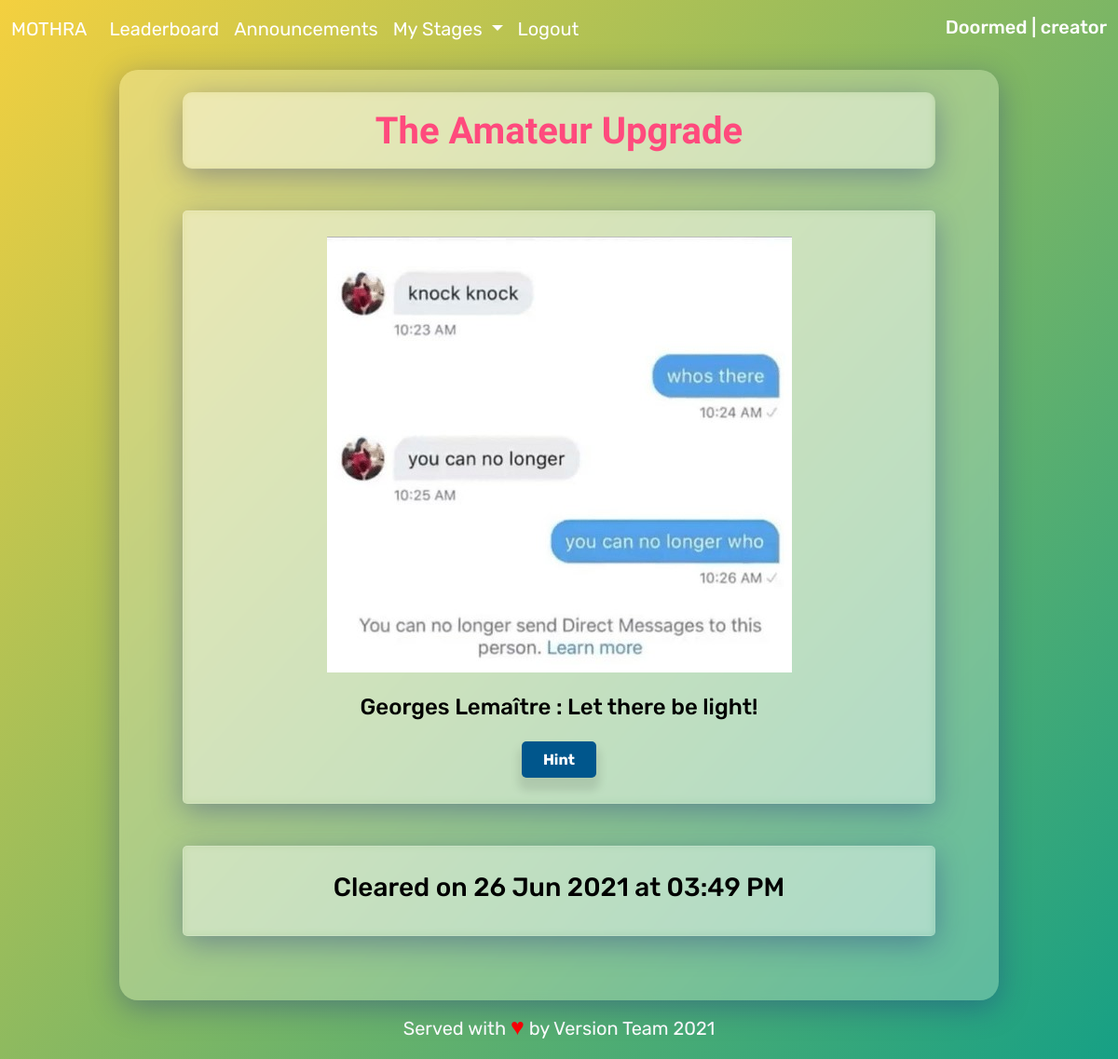
Page /amateur (signed in) on the committed database.
### mothra/models.py (models this page shows, shortened)
class User(db.Model, UserMixin):
    id = db.Column(db.Integer, primary_key = True)
    college_id = db.Column(db.String(64), unique=True, index=True)
    teamname = db.Column(db.String(64), unique=True, index=True)
    password_hash = db.Column(db.String(128))
    user_type=db.Column(db.String(128), default='Mothra')
    level = db.Column(db.Integer, default=0)
    upgrade_time = db.Column(db.DateTime)

class Stats(db.Model):
    id = db.Column(db.Integer, primary_key = True)
    uid = db.Column(db.Integer, db.ForeignKey('user.id'), nullable=False)
    level = db.Column(db.Integer, nullable=False)
    uptime = db.Column(db.DateTime, nullable=False)
    user = db.relationship("User", backref="stats", lazy=True)

### mothra/challenges/views.py (the view, shortened to what this page needs)
@challenges.route('/amateur', methods=['GET', 'POST'])
@login_required
def amateur():
    if current_user.level<2:
        abort(403)
    elif current_user.level>2 and current_user.user_type!="Godzilla":
        stats=Stats.query.filter_by(level=3, uid=current_user.id).first()
        return render_template('challenges/chal_3.html', stats=stats)

### mothra/models.py (called while the page is built)
@login_manager.user_loader
def load_user(user_id):
    return User.query.get(user_id)

### mothra/views.py (called while the page is built)
@app.context_processor
def inject_level():
    def getlev():
        if current_user.is_authenticated:
            lev=classify[current_user.level]
        else:
            lev=''
        return lev
    def clss():
        return classify[1:current_user.level+2]
    def show():
        return classify
    return dict(getlev=getlev, clss=clss, show=show, time=datetime.now(), start=start, end=end)

### mothra/templates/challenges/chal_3.html (shortened to what this page needs)
{% extends "base.html" %}
{% block head %}
<link rel="stylesheet" href="{{ url_for('static', filename='css/stages.css') }}">
{% endblock %}
{% block content %}
<div class="contain text-center">
  <div class="page-heading">
    <h1 class="head-text">The Amateur Upgrade</h1>
  </div>
  <div class="user-forms">
    <img class="img-fluid" src="{{ url_for('static', filename='img/knock.jpg') }}" alt="">
    <h4 class="content-bottom-text">Georges Lemaître : Let there be light!</h4>
    <div class="text-center">
        <button type="button" class="btn btn-outline-success" data-toggle="modal" data-target="#staticBackdrop">Hint</button>
    </div>
  </div>
<div class="user-forms" style="margin-top:5%;">
{% if current_user.level==2 or current_user.user_type=="Godzilla" %}
    <form method="POST">
      {{ form.hidden_tag() }}
      <div class="row mb-3">
        {{ form.ans.label(class="col-sm-2 col-form-label") }}
        <div class="col-sm-10">
          {{form.ans(class='form-control col-sm-10')  }}
        </div>
      </div>
      <div class="form-group text-center">
          {{ form.submit(class="btn btn-outline-success") }}
      </div>
    </form>
{% else %}
    <div class="text-center">
      <h3>Cleared on {{ stats.uptime.strftime("%d %b %Y at %I:%M %p") }}</h3>
    </div>
{% endif %}
</div>
</div>
{% endblock %}

### mothra/templates/base.html (shortened to what this page needs)
<!DOCTYPE html>
<html lang="en" dir="ltr">
  <head>
    {% block head %}{% endblock %}
    <link href="https://cdn.jsdelivr.net/npm/bootstrap@5.0.1/dist/css/bootstrap.min.css" rel="stylesheet">
    <link rel="stylesheet" href="{{ url_for('static', filename='css/style.css') }}">
  </head>
  <body class="">
    <nav class="navbar navbar-expand-lg navbar-dark sticky-top nav-trans">
      <div class="container-fluid">
        <a class="navbar-brand" href="{{ url_for('index') }}">MOTHRA</a>
        <div class="collapse navbar-collapse" id="navbarTogglerDemo02">
          <ul class="navbar-nav me-auto mb-2 mb-lg-0">
            <li class="nav-item">
              <a class="nav-link active" aria-current="page" href="{{ url_for('leaderboard') }}">Leaderboard</a>
            </li>
            <li class="nav-item">
              <a class="nav-link active" aria-current="page" href="{{ url_for('announcements') }}">Announcements</a>
            </li>
            {% if current_user.is_authenticated %}
            <li class="nav-item dropdown">
              <a class="nav-link dropdown-toggle text-white" href="#" id="navbarScrollingDropdown" role="button" data-bs-toggle="dropdown" aria-expanded="false">
                My Stages
              </a>
            </li>
            <li class="nav-item">
              <a class="nav-link active" aria-current="page" href="{{ url_for('logout') }}">Logout</a>
            </li>
            {% else %}
            <li class="nav-item">
              <a class="nav-link active" aria-current="page" href="{{ url_for('login') }}">Login</a>
            </li>
            {% endif %}
          </ul>
          <div class="d-flex text-white">
            <h5>{{ current_user.teamname }} | {{ getlev() }}</h5>
          </div>
        </div>
      </div>
    </nav>
    <div class="content text-white">
    {% block content %}
    {% endblock %}
    </div>
    <footer class="footer text-center">
        <span class="text-white ">Served with <span style="font-size:125%;color:red;">&hearts;</span> by Version Team 2021</p></span>
    </footer>
  </body>
</html>

### mothra/static/css/stages.css (style rules this page uses)
body { background-repeat: no-repeat; background-attachment: fixed; background-size: cover; }
.contain { background: rgba( 255, 255, 255, 0.25 ) !important; box-shadow: 0 8px 32px 0 rgba( 31, 38, 135, 0.37 ) !important; backdrop-filter: blur( 4px ) !important; -webkit-backdrop-filter: blur( 4px ) !important; border-radius: 20px; background-repeat: no-repeat; background-size: 100%; background-size: cover; padding: 2%; margin: 0 10% 0 10%; }
.user-forms { background: rgba( 255, 255, 255, 0.25 ) !important; box-shadow: 0 8px 32px 0 rgba( 31, 38, 135, 0.37 ) !important; backdrop-filter: blur( 4px ) !important; -webkit-backdrop-filter: blur( 4px ) !important; border-radius: 5px !important; border: 1px solid rgba( 255, 255, 255, 0.18 ) !important; color: black !important; }
.page-heading { background: rgba( 255, 255, 255, 0.25 ) !important; box-shadow: 0 8px 32px 0 rgba( 31, 38, 135, 0.37 ) !important; backdrop-filter: blur( 4px ) !important; -webkit-backdrop-filter: blur( 4px ) !important; }
.btn { background: rgb(0, 86, 140) !important; color: white !important; border-radius: 5px !important; border-width: 0px !important; box-shadow: 0px 10px 10px 4px rgba(0, 0, 0, 0.1) !important; padding: 1% 3% 1% 3% !important; }
.content-bottom-text { color: black !important; }

### mothra/static/css/style.css (style rules this page uses)
html, body { height: 100%; -webkit-font-smoothing: antialiased; -moz-osx-font-smoothing: grayscale; }
body { display: flex; flex-direction: column; font-family: "Rubik", sans-serif; font-size:20px; }
.content { flex: 1 0 auto; padding: 10px; }
.footer { flex-shrink: 0; padding: 0px; }
.nav-trans a { color: rgb(255,255,255); border-bottom-style: ridge; border-bottom-color: rgb(255,255,255,0); }
.btn { border-width: thick; font-weight: 700; box-shadow: 5px 10px 20px black; border-color: rgba(0, 255, 170); color : rgba(0, 255, 170); border-radius: 30px; }
.user-forms { background-color: rgba(000, 000, 000, 0.7); -webkit-backdrop-filter: blur( 4.0px ); backdrop-filter: blur( 4.0px ); border-width: 1px; border-radius: 5px; padding: 3%; margin: 5%; box-shadow: 0 48px 48px -32px rgb(23 16 159 / 20%), 0 96px 96px -64px rgb(23 16 159 / 40%); }
.content-bottom-text { margin: 3%; color: rgb(255, 74, 125); }
.page-heading { margin-bottom: 1%; color: rgb(255, 74, 125); background-color: rgba(000, 000, 000, .8); backdrop-filter: blur(1px); border-radius: 10px; box-shadow: 5px 5px 5px 3px rgba(255,255,255,0.1); padding: 2% 1% 1% 1%; font-weight: bold; margin-left: 5%; margin-right: 5%; font-family: "Comfortaa", sans-serif; }
.head-text { font-weight: bold; }

### mothra/templates/challenges/chal_3.html (style rules this page uses)
body { background-color: #F4D03F; background-image: linear-gradient(132deg, #F4D03F 0%, #16A085 100%); }

### rows in the picture
User: teamname "Doormed", level "creator"
Stats: uptime "26 Jun 2021 at 03:49 PM"
